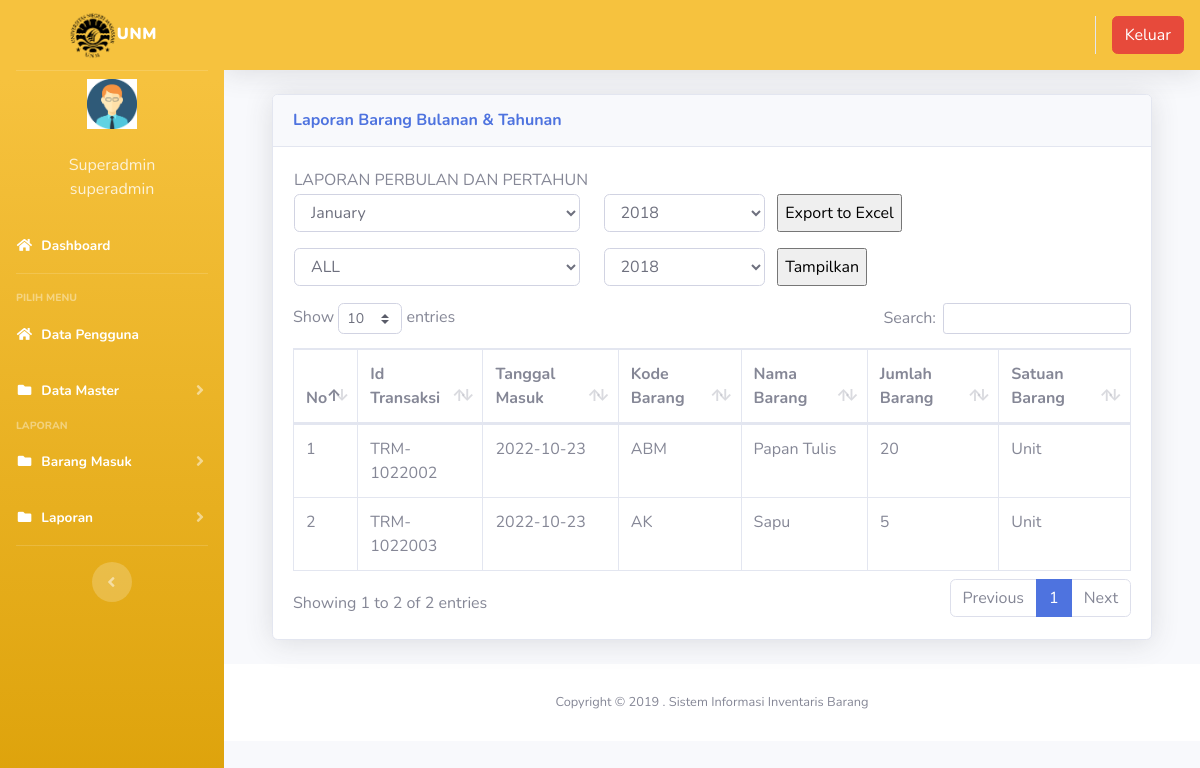
Page /index3.php?page=laporan_barangmasuk (signed in) on the committed database.
### tables this page shows
CREATE TABLE `users` (
  `id` int(11) NOT NULL,
  `nik` varchar(10) NOT NULL,
  `nama` varchar(100) NOT NULL,
  `alamat` varchar(200) NOT NULL,
  `telepon` varchar(100) NOT NULL,
  `username` varchar(100) NOT NULL,
  `password` varchar(100) NOT NULL,
  `level` varchar(25) NOT NULL DEFAULT 'member',
  `foto` varchar(25) NOT NULL
);

CREATE TABLE `barang_masuk` (
  `id` int(11) NOT NULL,
  `id_transaksi` varchar(100) NOT NULL,
  `tanggal` date NOT NULL,
  `kode_barang` varchar(100) NOT NULL,
  `nama_barang` varchar(100) NOT NULL,
  `jumlah` varchar(100) NOT NULL,
  `satuan` varchar(100) NOT NULL
);

### page/laporan/laporan_barangmasuk.php (the view, shortened to what this page needs)
        <div class="container-fluid">
          <div class="card shadow mb-4">
            <div class="card-header py-3">
              <h6 class="m-0 font-weight-bold text-primary">Laporan Barang Bulanan & Tahunan</h6>
            </div>
            <div class="card-body">
	 	 	<table >
        <tr><td>
            LAPORAN PERBULAN DAN PERTAHUN
        </td></tr>
        <tr>
            <td width="50%">
<form action="page/laporan/export_laporan_barangmasuk_excel.php" method="post">
	<div class="row form-group">
		<div class="col-md-5">
		<select class="form-control " name="bln">
    						<option value="1" selected="">January</option>
        			</select>
        		</div>
        		<div class="col-md-3">
        		<?php
$now=date('Y');
echo "<select name='thn' class='form-control'>";
for ($a=2018;$a<=$now;$a++)
{
     echo "<option value='$a'>$a</option>";
}
echo "</select>";
?>
</div>
	<input type="submit" class="" name="submit" value="Export to Excel">
	</div>
	</form>
	<form id="Myform1">
    <div class="row form-group">
        <div class="col-md-5">
        <select class="form-control " name="bln">
                            <option value="all" selected="">ALL</option>
                    </select>
                </div>
                <div class="col-md-3">
                <?php
$now=date('Y');
echo "<select name='thn' class='form-control'>";
for ($a=2018;$a<=$now;$a++)
{
     echo "<option value='$a'>$a</option>";
}
echo "</select>";
?>
</div>
    <input type="submit" class="" name="submit2"  value="Tampilkan">
    </div>
    </form>
    </td>
   </table>
	<div class="tampung1">
              <div class="table-responsive">
                <table class="table table-bordered" id="dataTable" width="100%" cellspacing="0">
                <thead>
                                        <tr>
											<th>No</th>
											<th>Id Transaksi</th>
											<th>Tanggal Masuk</th>
											<th>Kode Barang</th>
											<th>Nama Barang</th>
											<th>Jumlah Barang</th>
											<th>Satuan Barang</th>
                                        </tr>
										</thead>
                  <tbody>
                    <?php
									$no = 1;
									$sql = $koneksi->query("select * from barang_masuk");
									while ($data = $sql->fetch_assoc()) {
									?>
                                        <tr>
                                            <td><?php echo $no++; ?></td>
											<td><?php echo $data['id_transaksi'] ?></td>
											<td><?php echo $data['tanggal'] ?></td>
											<td><?php echo $data['kode_barang'] ?></td>
											<td><?php echo $data['nama_barang'] ?></td>
											<td><?php echo $data['jumlah'] ?></td>
											<td><?php echo $data['satuan'] ?></td>
                                        </tr>
									<?php }?>
										   </tbody>
                                </table>
              </div>
            </div>
          </div>
        </div>

### index3.php (shortened to what this page needs)
<?php
	$koneksi = new mysqli("localhost","root","","inventori");
	?>
<!DOCTYPE html>
<html lang="en">
<head>
  <link href="vendor/fontawesome-free/css/all.min.css" rel="stylesheet" type="text/css">
  <link href="css/sb-admin-2.min.css" rel="stylesheet">
  <link href="vendor/datatables/dataTables.bootstrap4.min.css" rel="stylesheet">
</head>
<body id="page-top">
  <div id="wrapper">
    <ul class="navbar-nav bg-gradient-warning sidebar sidebar-dark accordion" id="accordionSidebar">
      <a class="sidebar-brand d-flex align-items-center justify-content-center" href="index3.php">
        <div class="sidebar-brand-text mx-2"><img src="img/logounm.png" alt="" width="50px"><b>UNM</b></div>
      </a>
      <hr class="sidebar-divider my-0">
 <?php
   if ($_SESSION['superadmin']) {
	   $user = $_SESSION['superadmin'];
   }
   $sql =$koneksi->query("select * from users where id='$user'");
   $data = $sql->fetch_assoc();
   ?>
    <li class="d-flex align-items-center justify-content-center">
        <a class="nav-link">
		 <img src="img/<?php echo $data['foto']?>" class="img-circle" width="50" alt="User"/></a>
	  </li>
		 <li class="nav-item ">
        <a class="nav-link">
         	<div class="d-flex align-items-center justify-content-center" class="name">  <?php echo  $data['nama'];?></div></font>
			<div class="d-flex align-items-center justify-content-center" class="email"><?php echo $data['level'];?></div>
		 </a>
      </li>
      <li class="nav-item active">
        <a class="nav-link" href="?page=home3">
          <i class="fas fa-fw fa-home"></i>
          <span>Dashboard</span></a>
      </li>
      <hr class="sidebar-divider">
      <div class="sidebar-heading">
        Pilih Menu
      </div>
	    <li class="nav-item active">
        <a class="nav-link" href="?page=pengguna">
          <i class="fas fa-fw fa-home"></i>
          <span>Data Pengguna</span></a>
      </li>
	   <li class="nav-item active">
        <a class="nav-link collapsed" href="#" data-toggle="collapse" data-target="#collapseData" aria-expanded="true" aria-controls="collapseData">
          <i class="fas fa-fw fa-folder"></i>
          <span>Data Master</span>
        </a>
      </li>
      <div class="sidebar-heading">
        Laporan
      </div>
      <li class="nav-item active">
        <a class="nav-link collapsed" href="#" data-toggle="collapse" data-target="#collapsePages" aria-expanded="true" aria-controls="collapsePages">
          <i class="fas fa-fw fa-folder"></i>
          <span>Barang Masuk</span>
        </a>
      </li>
	     <li class="nav-item active">
        <a class="nav-link collapsed" href="#" data-toggle="collapse" data-target="#collapseLaporan" aria-expanded="true" aria-controls="collapseLaporan">
          <i class="fas fa-fw fa-folder"></i>
          <span>Laporan</span>
        </a>
      </li>
      <hr class="sidebar-divider d-none d-md-block">
      <div class="text-center d-none d-md-inline">
        <button class="rounded-circle border-0" id="sidebarToggle"></button>
      </div>
    </ul>
    <div id="content-wrapper" class="d-flex flex-column">
      <div id="content">
        <nav class="navbar navbar-expand navbar-dark bg-warning topbar mb-4 static-top shadow">
          <ul class="navbar-nav ml-auto">
            <li class="nav-item dropdown no-arrow">
			 <div class="top-menu">
        <ul class="nav pull-right top-menu">
           <li><a onclick="return confirm('Apakah anda yakin akan logout?')" class="btn btn-danger" class="logout" href="logout.php">Keluar</a></li>
        </ul>
      </div>
            </li>
          </ul>
        </nav>
        <div class="container-fluid">
		 <section class="content">
		      <?php
			   $page = $_GET['page'];
			   $aksi = $_GET['aksi'];
				    if ($page == "laporan_barangmasuk") {
				   if ($aksi == "") {
					   include "page/laporan/laporan_barangmasuk.php";
				   }
					}
			   ?>
    </section>
</div>
      <footer class="sticky-footer bg-white">
        <div class="container my-auto">
          <div class="copyright text-center my-auto">
            <span>Copyright &copy; 2019 . Sistem Informasi Inventaris Barang</span>
          </div>
        </div>
      </footer>
    </div>
  </div>
  </div>
</body>
</html>

### rows in the picture
users: foto (picture), nama "Superadmin", level "superadmin"
barang_masuk: id_transaksi "TRM-1022002", tanggal "2022-10-23", kode_barang "ABM", nama_barang "Papan Tulis", jumlah "20", satuan "Unit"
barang_masuk: id_transaksi "TRM-1022003", tanggal "2022-10-23", kode_barang "AK", nama_barang "Sapu", jumlah "5", satuan "Unit"

### other values in the picture
form field thn "2018"
